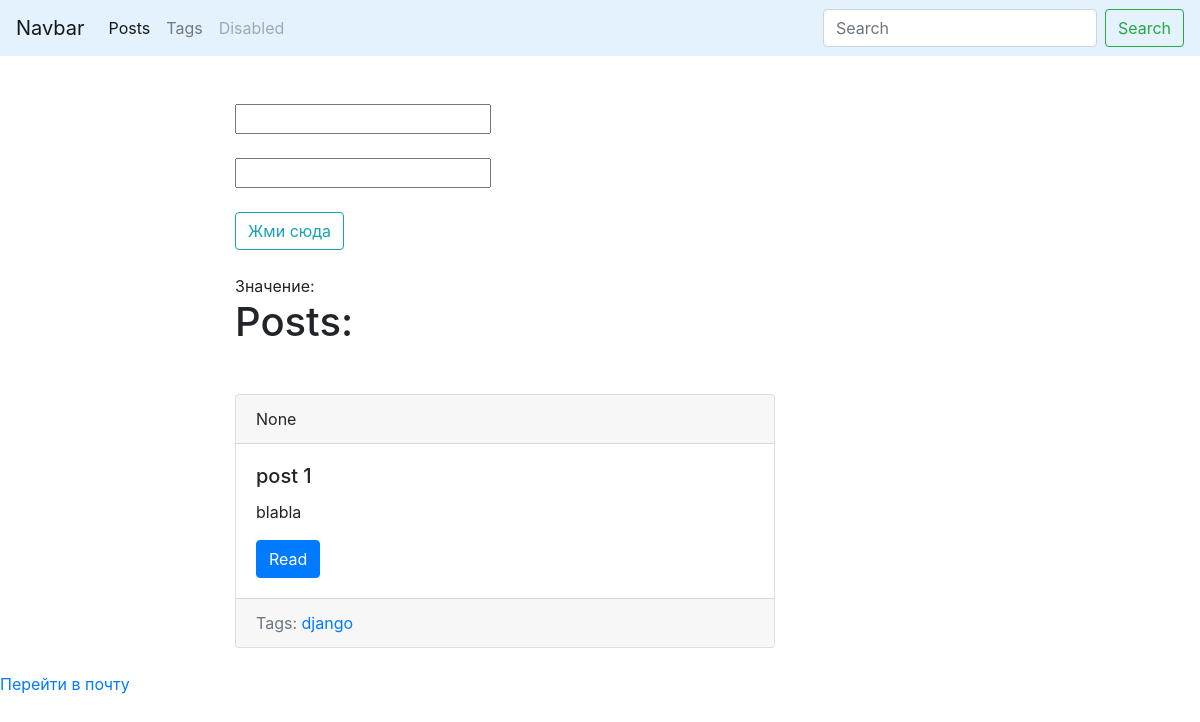
The page /blog/ on the database as committed earlier.
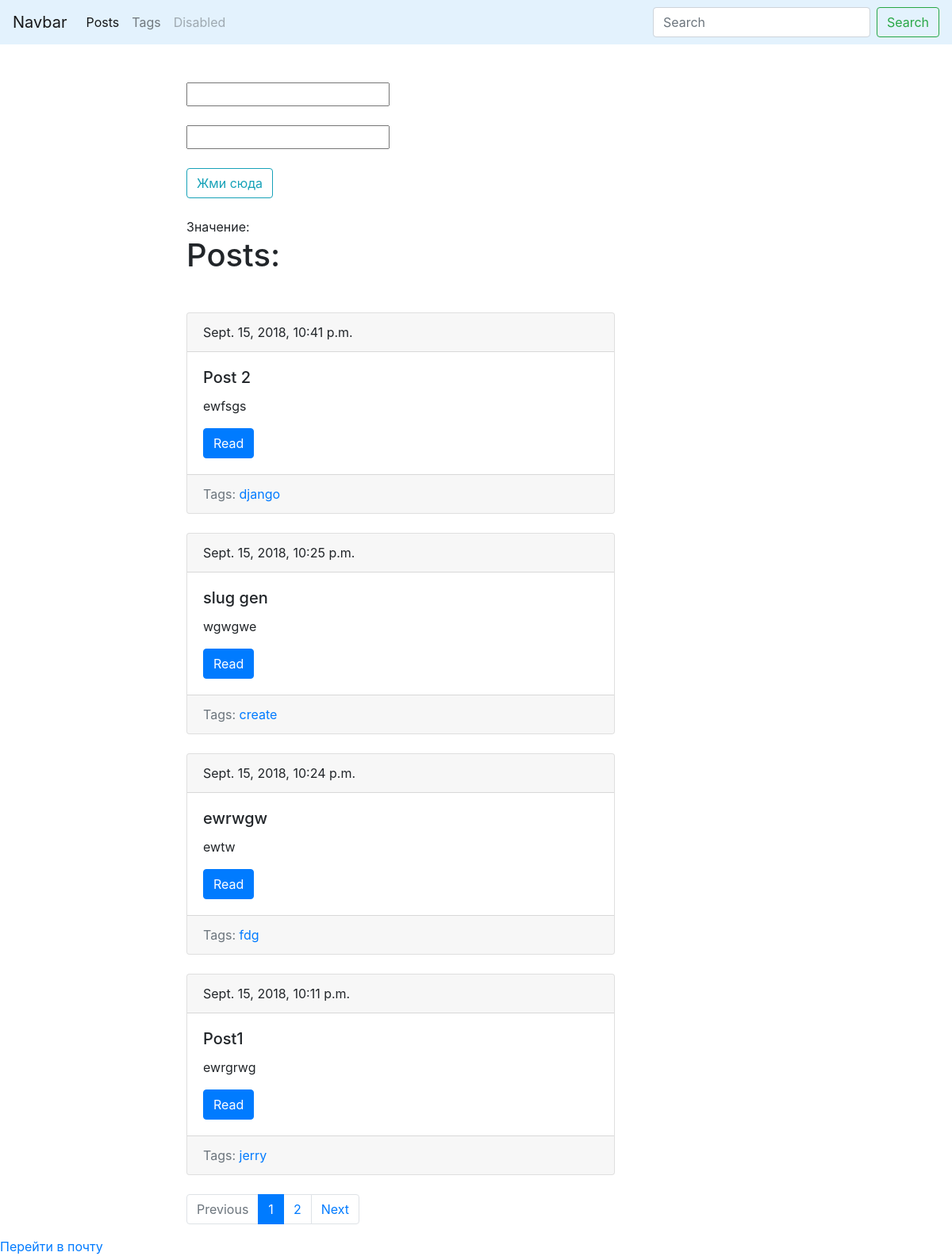
The same page on the database as committed later.
### blog/models.py (models this page shows, shortened)
class Post(models.Model):
    title = models.CharField(max_length=150, db_index=True)
    slug = models.SlugField(max_length=150, blank=True, unique=True)
    body = models.TextField(blank=True, db_index=True)
    tags = models.ManyToManyField('Tag', blank=True, related_name='posts')
    date_pub = models.DateTimeField(auto_now_add=True)
    def get_absolute_url(self):
        return reverse('post_detail', kwargs={'slug': self.slug})
    class Meta:
        ordering = ['-date_pub']

class Tag(models.Model):
    title = models.CharField(max_length=50)
    slug = models.SlugField(max_length=50, unique=True)
    def get_absolute_url(self):
        return reverse('tag_detail', kwargs={'slug': self.slug})
    class Meta:
        ordering = ['title']

### blog/views.py (the view)
# urls.py: path('', posts_list, name='posts_list'),
def posts_list(request):
    search_query = request.GET.get('search', '')
    if search_query:
        posts = Post.objects.filter(Q(title__icontains=search_query) | Q(body__icontains=search_query))
    else:
        posts = Post.objects.all()
    paginator = Paginator(posts, 4)
    page_number = request.GET.get('page', 1)
    page = paginator.get_page(page_number)
    is_paginated = page.has_other_pages()
    if page.has_previous():
        prev_url = '?page={}'.format(page.previous_page_number())
    else:
        prev_url = ''
    if page.has_next():
        next_url = '?page={}'.format(page.next_page_number())
    else:
        next_url = ''
    context = {
        'page_object': page,
        'is_paginated': is_paginated,
        'next_url': next_url,
        'prev_url': prev_url
    }
    return render(request, 'blog/index.html', context=context)

### blog/templates/blog/index.html (shortened to what this page needs)
{% extends 'blog/base_blog.html' %}
{% block content %}
    <input id="val1" title="" type="number"/><br><br>
    <input id="val2" title="" type="number"/><br><br>
    <button class="btn btn-outline-info">Жми сюда</button><br><br>
    <div id="result">Значение:</div>
    <h1 class="mb-5">Posts:</h1>
    {% for post in page_object.object_list %}
        {% include 'blog/includes/post_card_template.html' %}
    {% endfor %}
{% endblock %}

### blog/templates/blog/base_blog.html (shortened to what this page needs)
{% extends 'base.html' %}

### templates/base.html (shortened to what this page needs)
{% load static %}
<!DOCTYPE html>
<html lang="en">
<head>
    <link rel="stylesheet" href="https://stackpath.bootstrapcdn.com/bootstrap/4.1.3/css/bootstrap.min.css"
>
    <link rel="stylesheet" href="{% static 'css/styles.css' %}">
</head>
<body>
<nav class="navbar navbar-expand-lg navbar-light" style="background-color: #e3f2fd;">
  <a class="navbar-brand" href="#">Navbar</a>
  <div class="collapse navbar-collapse" id="navbarSupportedContent">
    <ul class="navbar-nav mr-auto">
      <li class="nav-item active">
        <a class="nav-link" href="{% url 'posts_list' %}">Posts</a>
      </li>
      <li class="nav-item">
        <a class="nav-link" href="{% url 'tags_list' %}">Tags</a>
      </li>
      <li class="nav-item">
        <a class="nav-link disabled" href="#">Disabled</a>
      </li>
    </ul>
    <form class="form-inline my-2 my-lg-0" action="{% url 'posts_list' %}">
      <input class="form-control mr-sm-2" type="search" placeholder="Search" aria-label="Search" name="search">
      <button class="btn btn-outline-success my-2 my-sm-0" type="submit">Search</button>
    </form>
  </div>
</nav>
<div class="container mt-5">
    <div class="row">
        <div class="col-6 offset-md-2">
            {% block content %}{% endblock %}
        {% if is_paginated %}
        <nav aria-label="...">
          <ul class="pagination">
            <li class="page-item {% if not prev_url %} disabled {% endif %}">
              <a class="page-link" href="{{ prev_url }}" tabindex="-1">Previous</a>
            </li>
              {% for n in page_object.paginator.page_range %}
                  {% if page_object.number == n %}
                      <li class="page-item active">
                        <a class="page-link" href="?page={{ n }}">{{ n }}
                            <span class="sr-only">(current)</span></a>
                      </li>
                  {% elif n > page_object.number|add:-3 and n < page_object.number|add:3 %}
                      <li class="page-item">
                          <a class="page-link" href="?page={{ n }}">{{ n }}</a>
                      </li>
                  {% endif %}
              {% endfor %}
            <li class="page-item {% if not next_url %} disabled {% endif %}">
              <a class="page-link" href="{{ next_url }}" tabindex="-1">Next</a>
            </li>
          </ul>
        </nav>
        {% endif %}
        </div>
    </div>
</div>
</body>
</html>

### blog/templates/blog/includes/post_card_template.html
<div class="card mb-4">
  <div class="card-header">
     {{ post.date_pub }}
  </div>
      <div class="card-body">
        <h5 class="card-title">{{ post.title }}</h5>
        <p class="card-text">{{ post.body|truncatewords:15 }}</p>
        <a href="{{ post.get_absolute_url }}" class="btn btn-primary">Read</a>
      </div>
      <div class="card-footer text-muted">
          Tags:
          {% for tag in post.tags.all %}
              <a href="{{ tag.get_absolute_url }}">{{ tag.title }}</a>
          {% endfor %}
      </div>
</div>

Rows that differ between the two databases and show on the page:
no longer on this page (row unchanged): Post: date_pub "None", title "post 1", body "blabla", Tag (title "django")
added Post: date_pub "Sept. 15, 2018, 10:41 p.m.", title "Post 2", body "ewfsgs", Tag (title "django")
added Post: date_pub "Sept. 15, 2018, 10:25 p.m.", title "slug gen", body "wgwgwe"
added Tag: title "create", shown under "Sept. 15, 2018, 10:25 p.m."
added Post: date_pub "Sept. 15, 2018, 10:24 p.m.", title "ewrwgw", body "ewtw"
added Tag: title "fdg", shown under "Sept. 15, 2018, 10:24 p.m."
added Post: date_pub "Sept. 15, 2018, 10:11 p.m.", title "Post1", body "ewrgrwg"
added Tag: title "jerry", shown under "Sept. 15, 2018, 10:11 p.m."
Other text that changed with them:
text now shown: "Previous Next"
new list line: "1"
new list line: "2"
